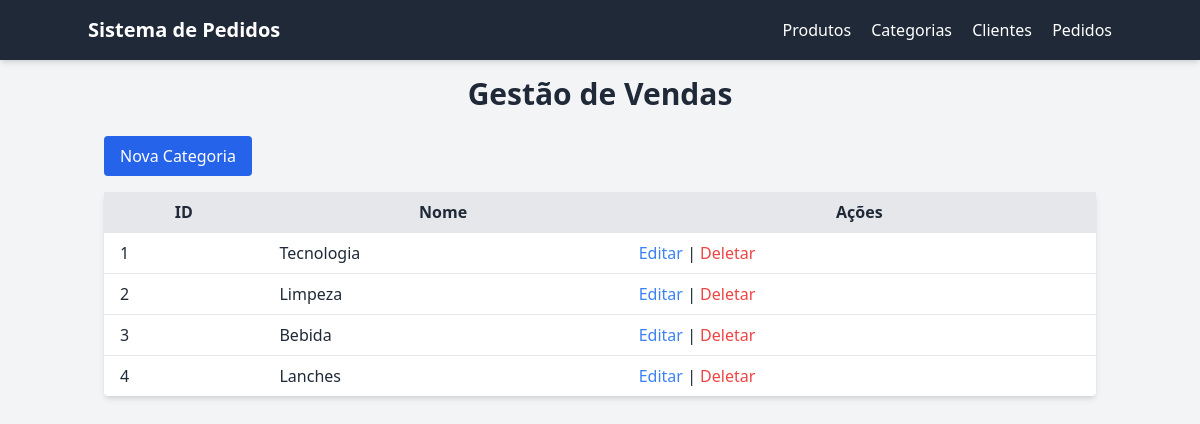
The page /categories on the database its author committed.
### tables this page shows
CREATE TABLE categories (
                id INTEGER PRIMARY KEY AUTOINCREMENT,
                name TEXT NOT NULL
            );

### main.py (the view)
@app.route('/categories')
def list_categories():
    with sqlite3.connect(DATABASE) as conn:
        cur = conn.cursor()
        cur.execute('SELECT * FROM categories')
        categories = cur.fetchall()
    return render_template('categories/list.html', categories=categories)

### templates/categories/list.html (shortened to what this page needs)
{% extends 'base_tailwind.html' %}
{% block content %}
<a href="{{ url_for('create_category') }}" class="bg-blue-600 text-white px-4 py-2 rounded mb-4 inline-block">Nova Categoria</a>
<table class="w-full table-auto bg-white shadow-md rounded">
  <thead class="bg-gray-200">
    <tr>
      <th class="px-4 py-2">ID</th>
      <th class="px-4 py-2">Nome</th>
      <th class="px-4 py-2">Ações</th>
    </tr>
  </thead>
  <tbody>
    {% for c in categories %}
    <tr class="border-t">
      <td class="px-4 py-2">{{ c[0] }}</td>
      <td class="px-4 py-2">{{ c[1] }}</td>
      <td class="px-4 py-2">
        <a href="{{ url_for('edit_category', category_id=c[0]) }}" class="text-blue-500">Editar</a> |
        <a href="{{ url_for('delete_category', category_id=c[0]) }}" class="text-red-500">Deletar</a>
      </td>
    </tr>
    {% endfor %}
  </tbody>
</table>
{% endblock %}

### rows shown on the page
categories: id "1", name "Tecnologia"
categories: id "2", name "Limpeza"
categories: id "3", name "Bebida"
categories: id "4", name "Lanches"
